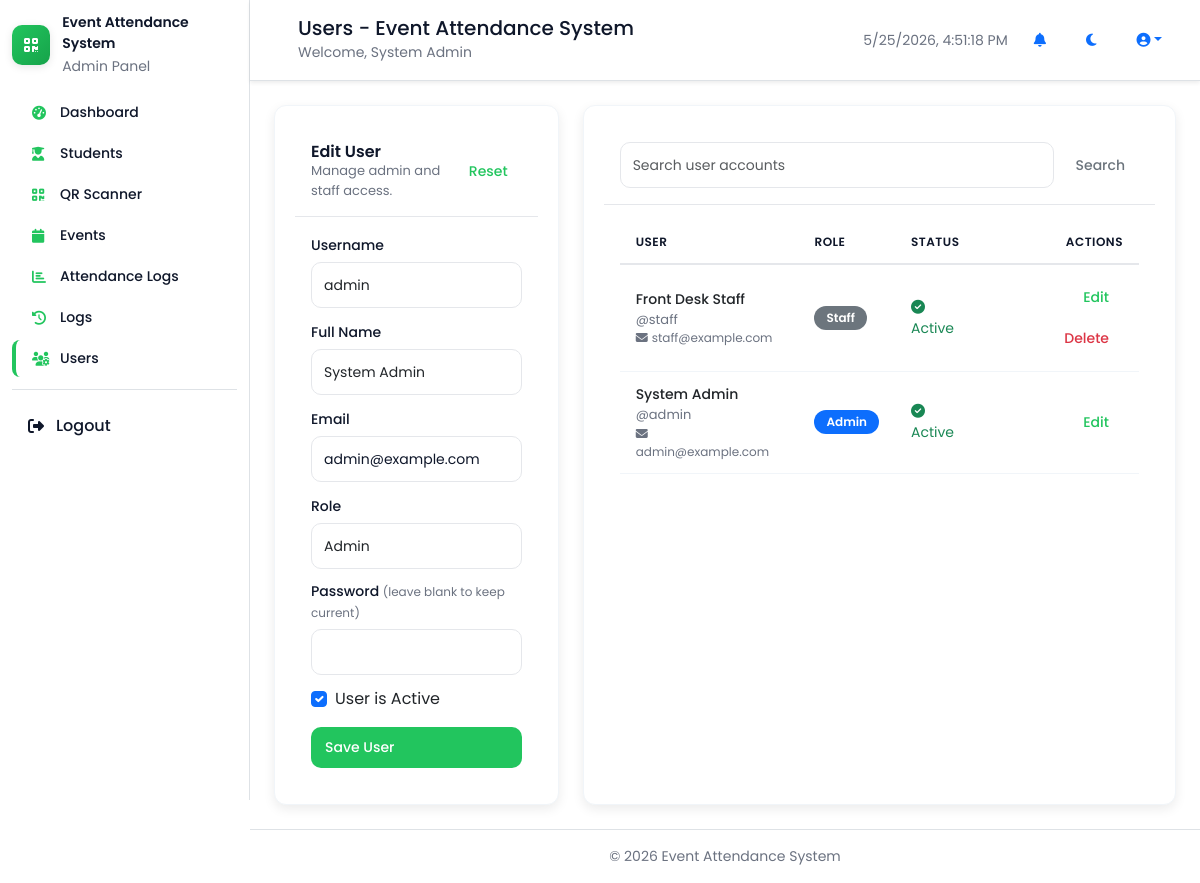
Screenshot of /web/users.php?edit=1 (signed in) with the database file from the repository.
### tables this page shows
CREATE TABLE roles (
    id INT AUTO_INCREMENT PRIMARY KEY,
    name VARCHAR(50) NOT NULL UNIQUE,
    description VARCHAR(255) NULL
);

CREATE TABLE users (
    id INT AUTO_INCREMENT PRIMARY KEY,
    username VARCHAR(100) NOT NULL UNIQUE,
    password_hash VARCHAR(255) NOT NULL,
    full_name VARCHAR(150) NOT NULL,
    email VARCHAR(150) NULL UNIQUE,
    role_id INT NOT NULL,
    is_active TINYINT(1) NOT NULL DEFAULT 1,
    created_at TIMESTAMP NOT NULL DEFAULT CURRENT_TIMESTAMP,
    updated_at TIMESTAMP NOT NULL DEFAULT CURRENT_TIMESTAMP ON UPDATE CURRENT_TIMESTAMP,
    CONSTRAINT fk_users_roles FOREIGN KEY (role_id) REFERENCES roles(id)
        ON UPDATE CASCADE ON DELETE RESTRICT
);

### web/auth.php (called while the page is built, shortened)
<?php
function current_user(): ?array
{
    return $_SESSION['user'];
}

### web/users.php (the view, shortened to what this page needs)
<?php
require_once __DIR__ . '/auth.php';
$pdo = db();
$editUser = null;
if (!empty($_GET['edit'])) {
    $stmt = $pdo->prepare('SELECT * FROM users WHERE id = :id');
    $stmt->execute(['id' => (int) $_GET['edit']]);
    $editUser = $stmt->fetch() ?: null;
}
$roles = $pdo->query('SELECT * FROM roles ORDER BY name')->fetchAll();
$search = trim((string) ($_GET['q'] ?? ''));
$sql = 'SELECT u.*, r.name AS role_name FROM users u INNER JOIN roles r ON r.id = u.role_id';
$params = [];
$sql .= ' ORDER BY u.full_name';
$stmt = $pdo->prepare($sql);
$stmt->execute($params);
$users = $stmt->fetchAll();
$title = 'Users - ' . APP_NAME;
require __DIR__ . '/partials/header.php';
?>
<div class="row g-4">
    <div class="col-lg-4">
        <form method="post" class="card h-100">
            <div class="card-header border-0 pb-0 d-flex align-items-center justify-content-between">
                <div>
                    <h5 class="card-title mb-0"><?= $editUser ? 'Edit User' : 'Add User' ?></h5>
                    <div class="text-muted" style="font-size: 13px;">Manage admin and staff access.</div>
                </div>
                <?php if ($editUser): ?>
                    <a class="btn btn-sm btn-outline-secondary" href="/comprog/web/users.php">Reset</a>
                <?php endif; ?>
            </div>
            <div class="card-body">
                <div class="mb-3">
                    <label class="form-label fw-medium mb-1">Username</label>
                    <input name="username" value="<?= htmlspecialchars((string) ($editUser['username'] ?? '')) ?>" class="form-control" required>
                </div>
                <div class="mb-3">
                    <label class="form-label fw-medium mb-1">Full Name</label>
                    <input name="full_name" value="<?= htmlspecialchars((string) ($editUser['full_name'] ?? '')) ?>" class="form-control" required>
                </div>
                <div class="mb-3">
                    <label class="form-label fw-medium mb-1">Email</label>
                    <input type="email" name="email" value="<?= htmlspecialchars((string) ($editUser['email'] ?? '')) ?>" class="form-control">
                </div>
                <div class="mb-3">
                    <label class="form-label fw-medium mb-1">Role</label>
                    <select name="role_id" class="form-select" required>
                        <?php foreach ($roles as $role): ?>
                            <option value="<?= (int) $role['id'] ?>" <?= (int) ($editUser['role_id'] ?? 0) === (int) $role['id'] ? 'selected' : '' ?>><?= htmlspecialchars($role['name']) ?></option>
                        <?php endforeach; ?>
                    </select>
                </div>
                <div class="mb-3">
                    <label class="form-label fw-medium mb-1">Password <?= $editUser ? '<span class="text-muted fw-normal" style="font-size: 12px;">(leave blank to keep current)</span>' : '' ?></label>
                    <input type="password" name="password" class="form-control" <?= $editUser ? '' : 'required' ?>>
                </div>
                <div class="mb-4 form-check">
                    <input type="checkbox" name="is_active" id="is_active" value="1" class="form-check-input" <?= (($editUser['is_active'] ?? 1) ? 'checked' : '') ?>>
                    <label class="form-check-label" for="is_active">User is Active</label>
                </div>
                <button type="submit" class="btn btn-primary w-100 py-2 fw-semibold">Save User</button>
            </div>
        </form>
    </div>
    <div class="col-lg-8">
        <div class="card h-100">
            <div class="card-header border-0 pb-0">
                <form class="d-flex gap-2" method="get">
                    <input name="q" value="<?= htmlspecialchars($search) ?>" placeholder="Search user accounts" class="form-control">
                    <button class="btn btn-outline-secondary px-4">Search</button>
                </form>
            </div>
            <div class="card-body">
                <div class="table-responsive">
                    <table class="table table-hover mb-0">
                        <thead>
                            <tr>
                                <th>User</th>
                                <th>Role</th>
                                <th>Status</th>
                                <th class="text-end">Actions</th>
                            </tr>
                        </thead>
                        <tbody>
                            <?php foreach ($users as $user): ?>
                                <tr>
                                    <td>
                                        <div class="fw-medium text-dark"><?= htmlspecialchars($user['full_name']) ?></div>
                                        <div class="text-muted" style="font-size: 13px;">@<?= htmlspecialchars($user['username']) ?></div>
                                        <?php if($user['email']): ?>
                                            <div class="text-muted" style="font-size: 12px;"><i class="fa fa-envelope me-1"></i><?= htmlspecialchars((string) $user['email']) ?></div>
                                        <?php endif; ?>
                                    </td>
                                    <td>
                                        <span class="badge <?= $user['role_name'] === 'Admin' ? 'bg-primary' : 'bg-secondary' ?>">
                                            <?= htmlspecialchars($user['role_name']) ?>
                                        </span>
                                    </td>
                                    <td>
                                        <?php if((int) $user['is_active'] === 1): ?>
                                            <span class="text-success" style="font-size: 14px;"><i class="fa fa-check-circle me-1"></i>Active</span>
                                        <?php else: ?>
                                            <span class="text-danger" style="font-size: 14px;"><i class="fa fa-times-circle me-1"></i>Inactive</span>
                                        <?php endif; ?>
                                    </td>
                                    <td class="text-end">
                                        <a class="btn btn-sm btn-outline-secondary" href="/comprog/web/users.php?edit=<?= (int) $user['id'] ?>">Edit</a>
                                        <?php if((int) $user['id'] !== (int) current_user()['id']): ?>
                                        <form method="post" class="d-inline m-0" onsubmit="return confirm('Delete this user?');">
                                            <button class="btn btn-sm btn-outline-danger">Delete</button>
                                        </form>
                                        <?php endif; ?>
                                    </td>
                                </tr>
                            <?php endforeach; ?>
                        </tbody>
                    </table>
                </div>
            </div>
        </div>
    </div>
</div>
<?php require __DIR__ . '/partials/footer.php'; ?>

### web/partials/header.php (shortened to what this page needs)
<?php
require_once __DIR__ . '/../auth.php';
$user = current_user();
?>
<!doctype html>
<html lang="en">
<head>
    <link href="https://cdn.jsdelivr.net/npm/bootstrap@5.3.0/dist/css/bootstrap.min.css" rel="stylesheet">
    <link rel="stylesheet" href="https://cdnjs.cloudflare.com/ajax/libs/font-awesome/6.4.0/css/all.min.css" />
    <link rel="stylesheet" href="https://cdn.jsdelivr.net/npm/sweetalert2@11/dist/sweetalert2.min.css">
    <link rel="stylesheet" href="/comprog/web/includes/ui.css">
    <link rel="stylesheet" href="/comprog/web/includes/toasts.css">
</head>
<body>
<div class="d-flex min-vh-100">
    <?php if ($user): ?>
        <?php include __DIR__ . '/sidebar.php'; ?>
    <?php endif; ?>
    <div class="flex-grow-1 d-flex flex-column" style="flex: 1;">
        <header class="bg-white border-bottom py-3 shadow-sm sticky-top">
            <div class="container-fluid px-4">
                <div class="row align-items-center">
                    <div class="col">
                        <h2 id="pageTitle" class="h5 mb-0"><?= htmlspecialchars($title ?? APP_NAME) ?></h2>
                        <small class="text-muted">Welcome, <?= htmlspecialchars($user['full_name'] ?? '') ?></small>
                    </div>
                    <div class="col-auto">
                        <div class="d-flex gap-3 align-items-center">
                            <div id="clockDisplay" class="text-muted" style="font-size: 14px;"></div>
                            <button id="notificationsBtn" class="btn btn-link p-0" title="Notifications"><i class="fa fa-bell"></i></button>
                            <button id="darkModeToggle" class="btn btn-link p-0" title="Toggle dark mode"><i class="fa fa-moon"></i></button>
                            <div class="dropdown">
                                <button class="btn btn-link dropdown-toggle p-0" type="button" id="profileDropdown" data-bs-toggle="dropdown"><i class="fa fa-user-circle"></i></button>
                            </div>
                        </div>
                    </div>
                </div>
            </div>
        </header>
        <main id="main-content" class="flex-grow-1 py-4" style="flex: 1;">
            <div class="container-fluid px-4">

### web/partials/sidebar.php (shortened to what this page needs)
<?php
$user_role = current_user()['role'] ?? 'Staff';
?>
<aside id="site-sidebar" class="d-none d-md-flex flex-column border-end" style="width: 250px; background: white; position: sticky; top: 0; max-height: 100vh; overflow-y: auto;">
  <div class="p-3">
    <div class="d-flex align-items-center gap-3 mb-4">
      <div class="d-flex align-items-center justify-content-center text-white" style="width: 40px; height: 40px; border-radius: 10px; background: linear-gradient(135deg, #22c55e 0%, #16a34a 100%); box-shadow: 0 2px 8px rgba(0,0,0,0.1);">
        <i class="fa fa-qrcode"></i>
      </div>
      <div>
        <div class="mb-0 fw-semibold" style="font-size: 14px;"><?= htmlspecialchars(APP_NAME) ?></div>
        <small class="text-muted"><?= htmlspecialchars($user_role) ?> Panel</small>
      </div>
    </div>
    <nav class="nav flex-column gap-1" style="font-size: 14px;">
      <?php
      $nav = [
        ['uri' => '/comprog/web/dashboard.php', 'icon' => 'fa-tachometer-alt', 'label' => 'Dashboard', 'roles' => ['Admin', 'Staff']],
        ['uri' => '/comprog/web/students.php', 'icon' => 'fa-user-graduate', 'label' => 'Students', 'roles' => ['Admin']],
        ['uri' => '/comprog/web/scan.php', 'icon' => 'fa-qrcode', 'label' => 'QR Scanner', 'roles' => ['Admin', 'Staff']],
        ['uri' => '/comprog/web/events.php', 'icon' => 'fa-calendar', 'label' => 'Events', 'roles' => ['Admin']],
        ['uri' => '/comprog/web/attendance_logs.php', 'icon' => 'fa-chart-bar', 'label' => 'Attendance Logs', 'roles' => ['Admin', 'Staff']],
        ['uri' => '/comprog/web/logs.php', 'icon' => 'fa-history', 'label' => 'Logs', 'roles' => ['Admin', 'Staff']],
        ['uri' => '/comprog/web/users.php', 'icon' => 'fa-users-cog', 'label' => 'Users', 'roles' => ['Admin']],
      ];
      foreach ($nav as $item):
          $active = strpos($_SERVER['REQUEST_URI'], $item['uri']) !== false;
          $class = $active ? 'nav-link active' : 'nav-link';
      ?>
        <a href="<?= $item['uri'] ?>" class="<?= $class ?> d-flex align-items-center gap-3 px-3 py-2" style="color: #0f172a; text-decoration: none; border-radius: 8px; transition: all 0.15s ease; border-left: 4px solid <?= $active ? '#22c55e' : 'transparent' ?>;">
          <i class="fa <?= $item['icon'] ?>" style="width: 16px; color: #22c55e;"></i>
          <span><?= htmlspecialchars($item['label']) ?></span>
        </a>
      <?php endforeach; ?>
    </nav>
    <div class="border-top mt-3 pt-3">
      <a href="/comprog/web/logout.php" class="nav-link d-flex align-items-center gap-3 px-3 py-2" style="color: #ef4444; text-decoration: none; border-radius: 8px;">
        <i class="fa fa-sign-out-alt" style="width: 16px;"></i>
        <span>Logout</span>
      </a>
    </div>
  </div>
</aside>

### web/partials/header.php (style rules this page uses)
:root { --primary: #22c55e; --primary-600: #16a34a; --danger: #ef4444; --warning: #f97316; --info: #3b82f6; --bg: #ffffff; --text: #0f172a; --border: #e5e7eb; }
* { font-family: 'Poppins', sans-serif; }
body { background: var(--bg); color: var(--text); }

### rows the page displays
roles: name "Admin"
users: full_name "System Admin", username "admin", email "admin@example.com", role_id "Admin", is_active "☑", role.name "Admin", shows "Active"
users: full_name "Front Desk Staff", username "staff", email "staff@example.com", role.name "Staff", is_active 1 (drawn)

### other values shown
APP_NAME "Event Attendance System"
$item['label'] "Dashboard"
$item['label'] "Students"
$item['label'] "QR Scanner"
$item['label'] "Events"
$item['label'] "Attendance Logs"
$item['label'] "Logs"
$item['label'] "Users"
$title "Users - Event Attendance System"
